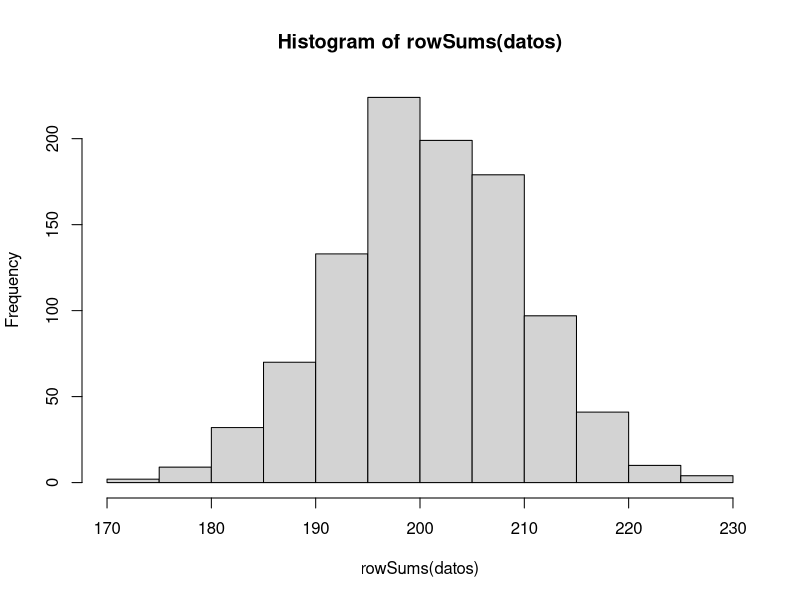

Write R code to recreate this figure.
library(tidyverse)

prob=c(.3,.55,.45)

########################################################################

cual_maximo = function(max_vec){
  maximo = which(max(max_vec) == max_vec)
  if (length(maximo) == 1) {
    return(maximo)
  } else {return(sample(maximo, 1))}
}

########################################################################

#Punto 1

datos = matrix(rbinom(366000, 1, prob[2]), nrow = 1000, ncol = 366, byrow = T)

hist(rowSums(datos))

mean(rowSums(datos))

dates = sort(rowSums(datos))

c(mean(dates[25], dates[26]), mean(dates[975], dates[976]))


########################################################################

privilegio = function(y, temp, e){
  return(c(rbinom(1, 1, prob[2]), 2))
}


########################################################################
random = function(y, temp, e){
  cual = floor(runif(1,1,4))
  vector = c(rbinom(1, 1, prob[cual]), cual)
  return(vector)}
########################################################################
softmax = function(tasas, temp, e){
  p = exp(tasas / temp) / sum(exp(tasas / temp))
  return(p)}

soft = function(y, temp, e){
  tasa = y[1:3] / y[4:6]
  for (k in 1:length(tasa)) {
    if (is.na(tasa[k])) {
      tasa[k] = 0
    }
  }
  p = softmax(tasa, temp)
  cual = sample(c(1, 2, 3), size = 1, prob = p)
  vector = c(rbinom(1, 1, prob[cual]), cual)
  return(vector)
}
########################################################################

thompson = function(y, temp, e){
  maquina1 = rbeta(1, 2 + y[1], 2 + y[4] - y[1])
  maquina2 = rbeta(1, 2 + y[2], 2 + y[5] - y[2])
  maquina3 = rbeta(1, 2 + y[3], 2 + y[6] - y[3])
  cual = cual_maximo(c(maquina1, maquina2, maquina3))
  vector = c(rbinom(1, 1, prob[cual]), cual)
  return(vector)
}

########################################################################
qbeta(.975,6,13)
qbeta(.975,18,7)

upper = function(y, temp, e){
  maquina1 = qbeta(.975, 2 + y[1], 2 + y[4] - y[1])
  maquina2 = qbeta(.975, 2 + y[2], 2 + y[5] - y[2])
  maquina3 = qbeta(.975, 2 + y[3], 2 + y[6] - y[3])
  cual = cual_maximo(c(maquina1, maquina2, maquina3))
  vector = c(rbinom(1, 1, prob[cual]), cual)
  return(vector)
}
########################################################################
greedy_prior = function(y, temp, e){
  maquina1 = (2 + y[1]) / (4 + y[4])
  maquina2 = (2 + y[2]) / (4 + y[5])
  maquina3 = (2 + y[3]) / (4 + y[6])
  cual = cual_maximo(c(maquina1, maquina2, maquina3)) 
  vector = c(rbinom(1, 1, prob[cual]), cual)
  return(vector)
}
########################################################################
greedy_tasa = function(y, temp, e){
  if (y[3] == 0) {
    if (y[2] == 0) {
      if (y[1] == 0) {
        vector = c(rbinom(1, 1, prob[1]), 1)
        return(vector)
      }
      vector = c(rbinom(1, 1, prob[2]), 2)
      return(vector)
      }
    vector = c(rbinom(1, 1, prob[3]), 3)
    return(vector)
    }
  cual = cual_maximo(c(y[1:3]) / c(y[4:6]))
  vector = c(rbinom(1, 1, prob[cual]), cual)
  return(vector)
}
  
  



########################################################################

e_greedy=function(y, temp, e){
  which=rbinom(1, 1, e)
  if (which == 1) {
    greedy_tasa(y)
  } else {random(y)}
  }



########################################################################
actualizar=function(dias = 366,muestras = 1,metodo = "random", temp = 1, e = .5){
  lista=list(random = random, greedy_tasa = greedy_tasa ,greedy_prior = greedy_prior,
             e_greedy = e_greedy, softmax = soft, upper = upper, thompson = thompson)
  metodo = lista[[metodo]]
  matriz = matrix(0, dias*muestras, 10)
  for (j in 1:muestras) {
       y = c(0, 0, 0, 0, 0, 0, j)
       for (i in 1:dias) {
          x=metodo(y, temp, e)
          y[x[2]] = y[x[2]] + x[1]
          y[x[2]+3] = y[x[2] + 3] + 1
          matriz[i+(dias*(j-1)),] = c(x, y, i)
    }
  }
  datos = as.data.frame(matriz)
  colnames(datos) = c("Exito", "Maquina", "Maquina1", "Maquina2", "Maquina3", "Maquina1Total",
                    "Maquina2Total", "Maquina3Total", "Muestra", "Dia")
  return(datos)
}

datos=actualizar(366,1,"greedy_prior",1,.5)





  

